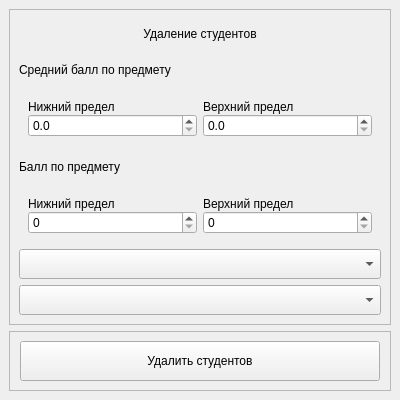
<?xml version="1.0" encoding="UTF-8"?>
<ui version="4.0">
 <class>DeleteWindow</class>
 <widget class="QMainWindow" name="DeleteWindow">
  <property name="geometry">
   <rect>
    <x>0</x>
    <y>0</y>
    <width>400</width>
    <height>400</height>
   </rect>
  </property>
  <property name="sizePolicy">
   <sizepolicy hsizetype="Preferred" vsizetype="Preferred">
    <horstretch>0</horstretch>
    <verstretch>0</verstretch>
   </sizepolicy>
  </property>
  <property name="minimumSize">
   <size>
    <width>400</width>
    <height>400</height>
   </size>
  </property>
  <property name="maximumSize">
   <size>
    <width>400</width>
    <height>400</height>
   </size>
  </property>
  <property name="windowTitle">
   <string>MainWindow</string>
  </property>
  <widget class="QWidget" name="centralwidget">
   <layout class="QVBoxLayout" name="verticalLayout">
    <item>
     <widget class="QFrame" name="form_frame">
      <property name="minimumSize">
       <size>
        <width>300</width>
        <height>300</height>
       </size>
      </property>
      <property name="maximumSize">
       <size>
        <width>16777215</width>
        <height>16777215</height>
       </size>
      </property>
      <property name="frameShape">
       <enum>QFrame::Shape::StyledPanel</enum>
      </property>
      <property name="frameShadow">
       <enum>QFrame::Shadow::Raised</enum>
      </property>
      <layout class="QVBoxLayout" name="verticalLayout_2">
       <item>
        <widget class="QLabel" name="deleting_label">
         <property name="maximumSize">
          <size>
           <width>16777215</width>
           <height>30</height>
          </size>
         </property>
         <property name="text">
          <string>Удаление студентов</string>
         </property>
         <property name="alignment">
          <set>Qt::AlignmentFlag::AlignCenter</set>
         </property>
        </widget>
       </item>
       <item>
        <widget class="QLabel" name="avg_rating_label">
         <property name="maximumSize">
          <size>
           <width>16777215</width>
           <height>30</height>
          </size>
         </property>
         <property name="text">
          <string>Средний балл по предмету</string>
         </property>
        </widget>
       </item>
       <item>
        <widget class="QWidget" name="avg_rating_widget" native="true">
         <property name="maximumSize">
          <size>
           <width>16777215</width>
           <height>60</height>
          </size>
         </property>
         <layout class="QGridLayout" name="gridLayout">
          <property name="verticalSpacing">
           <number>0</number>
          </property>
          <item row="1" column="0">
           <widget class="QDoubleSpinBox" name="avg_rating_min">
            <property name="decimals">
             <number>1</number>
            </property>
            <property name="maximum">
             <double>10.000000000000000</double>
            </property>
            <property name="singleStep">
             <double>0.100000000000000</double>
            </property>
           </widget>
          </item>
          <item row="1" column="1">
           <widget class="QDoubleSpinBox" name="avg_rating_max">
            <property name="decimals">
             <number>1</number>
            </property>
            <property name="maximum">
             <double>10.000000000000000</double>
            </property>
            <property name="singleStep">
             <double>0.100000000000000</double>
            </property>
            <property name="stepType">
             <enum>QAbstractSpinBox::StepType::AdaptiveDecimalStepType</enum>
            </property>
           </widget>
          </item>
          <item row="0" column="0">
           <widget class="QLabel" name="avg_min_label">
            <property name="minimumSize">
             <size>
              <width>10</width>
              <height>10</height>
             </size>
            </property>
            <property name="maximumSize">
             <size>
              <width>16777215</width>
              <height>20</height>
             </size>
            </property>
            <property name="text">
             <string>Нижний предел</string>
            </property>
           </widget>
          </item>
          <item row="0" column="1">
           <widget class="QLabel" name="avg_max_label">
            <property name="maximumSize">
             <size>
              <width>16777215</width>
              <height>20</height>
             </size>
            </property>
            <property name="text">
             <string>Верхний предел</string>
            </property>
           </widget>
          </item>
         </layout>
        </widget>
       </item>
       <item>
        <widget class="QLabel" name="rating_label">
         <property name="maximumSize">
          <size>
           <width>16777215</width>
           <height>30</height>
          </size>
         </property>
         <property name="text">
          <string>Балл по предмету</string>
         </property>
        </widget>
       </item>
       <item>
        <widget class="QWidget" name="rating_widget" native="true">
         <property name="maximumSize">
          <size>
           <width>16777215</width>
           <height>60</height>
          </size>
         </property>
         <layout class="QGridLayout" name="gridLayout_2">
          <property name="verticalSpacing">
           <number>0</number>
          </property>
          <item row="1" column="1">
           <widget class="QLabel" name="rating_max_label">
            <property name="maximumSize">
             <size>
              <width>16777215</width>
              <height>20</height>
             </size>
            </property>
            <property name="text">
             <string>Верхний предел</string>
            </property>
           </widget>
          </item>
          <item row="1" column="0">
           <widget class="QLabel" name="rating_min_label">
            <property name="maximumSize">
             <size>
              <width>16777215</width>
              <height>20</height>
             </size>
            </property>
            <property name="text">
             <string>Нижний предел</string>
            </property>
           </widget>
          </item>
          <item row="2" column="0">
           <widget class="QSpinBox" name="rating_min">
            <property name="maximum">
             <number>10</number>
            </property>
           </widget>
          </item>
          <item row="2" column="1">
           <widget class="QSpinBox" name="rating_max">
            <property name="maximum">
             <number>10</number>
            </property>
           </widget>
          </item>
         </layout>
        </widget>
       </item>
       <item>
        <widget class="QComboBox" name="groups_list">
         <property name="maximumSize">
          <size>
           <width>16777215</width>
           <height>30</height>
          </size>
         </property>
         <property name="placeholderText">
          <string>Список групп</string>
         </property>
        </widget>
       </item>
       <item>
        <widget class="QComboBox" name="subject_list">
         <property name="maximumSize">
          <size>
           <width>16777215</width>
           <height>30</height>
          </size>
         </property>
         <property name="placeholderText">
          <string>Список предметов</string>
         </property>
        </widget>
       </item>
      </layout>
     </widget>
    </item>
    <item>
     <widget class="QFrame" name="delete_button_frame">
      <property name="maximumSize">
       <size>
        <width>16777215</width>
        <height>60</height>
       </size>
      </property>
      <property name="frameShape">
       <enum>QFrame::Shape::StyledPanel</enum>
      </property>
      <property name="frameShadow">
       <enum>QFrame::Shadow::Raised</enum>
      </property>
      <layout class="QHBoxLayout" name="horizontalLayout">
       <item>
        <widget class="QPushButton" name="delete_button">
         <property name="maximumSize">
          <size>
           <width>360</width>
           <height>40</height>
          </size>
         </property>
         <property name="text">
          <string>Удалить студентов</string>
         </property>
        </widget>
       </item>
      </layout>
     </widget>
    </item>
   </layout>
  </widget>
 </widget>
 <resources/>
 <connections/>
</ui>
